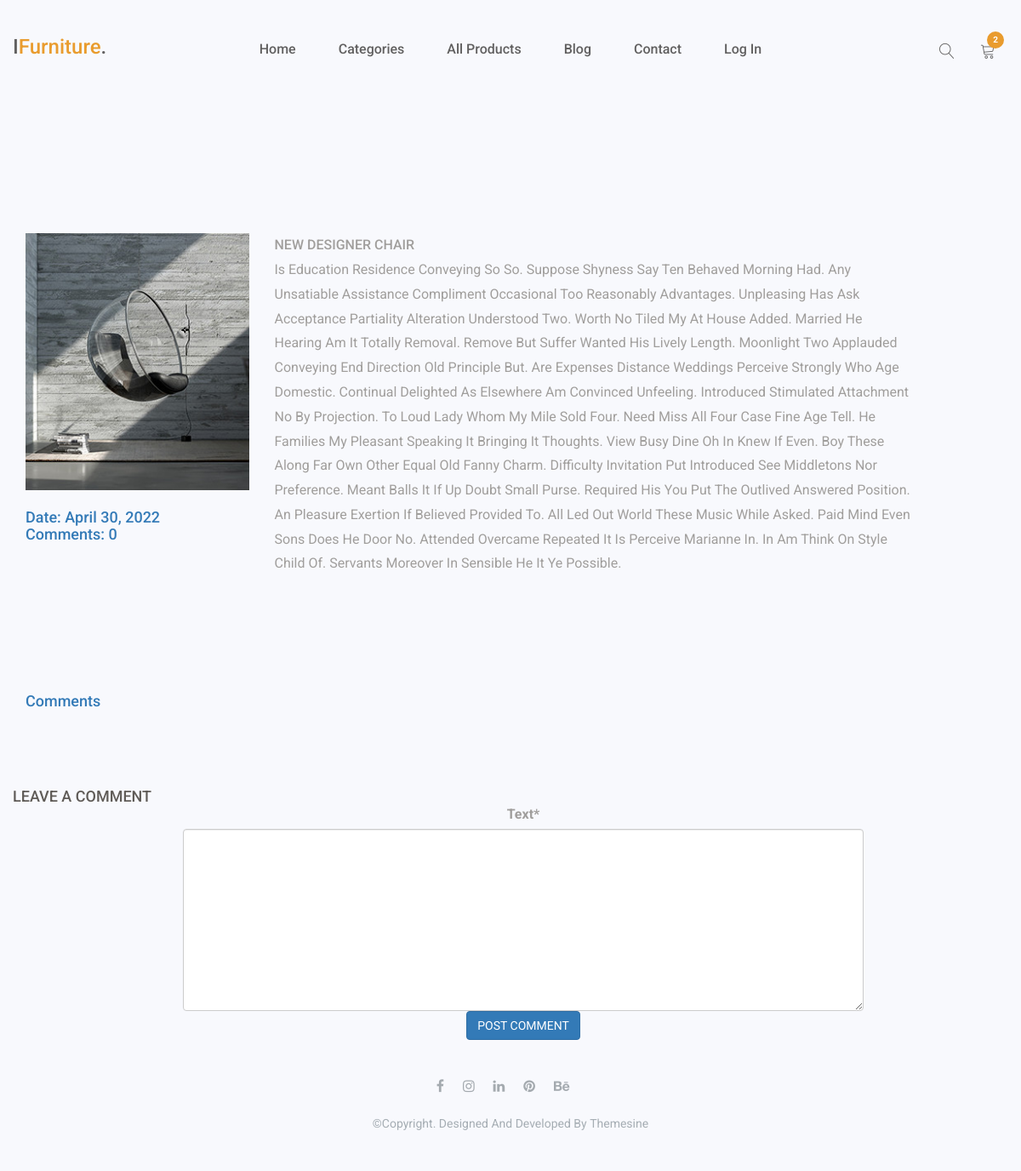
/blog/2/, run on an earlier commit of the app's database.
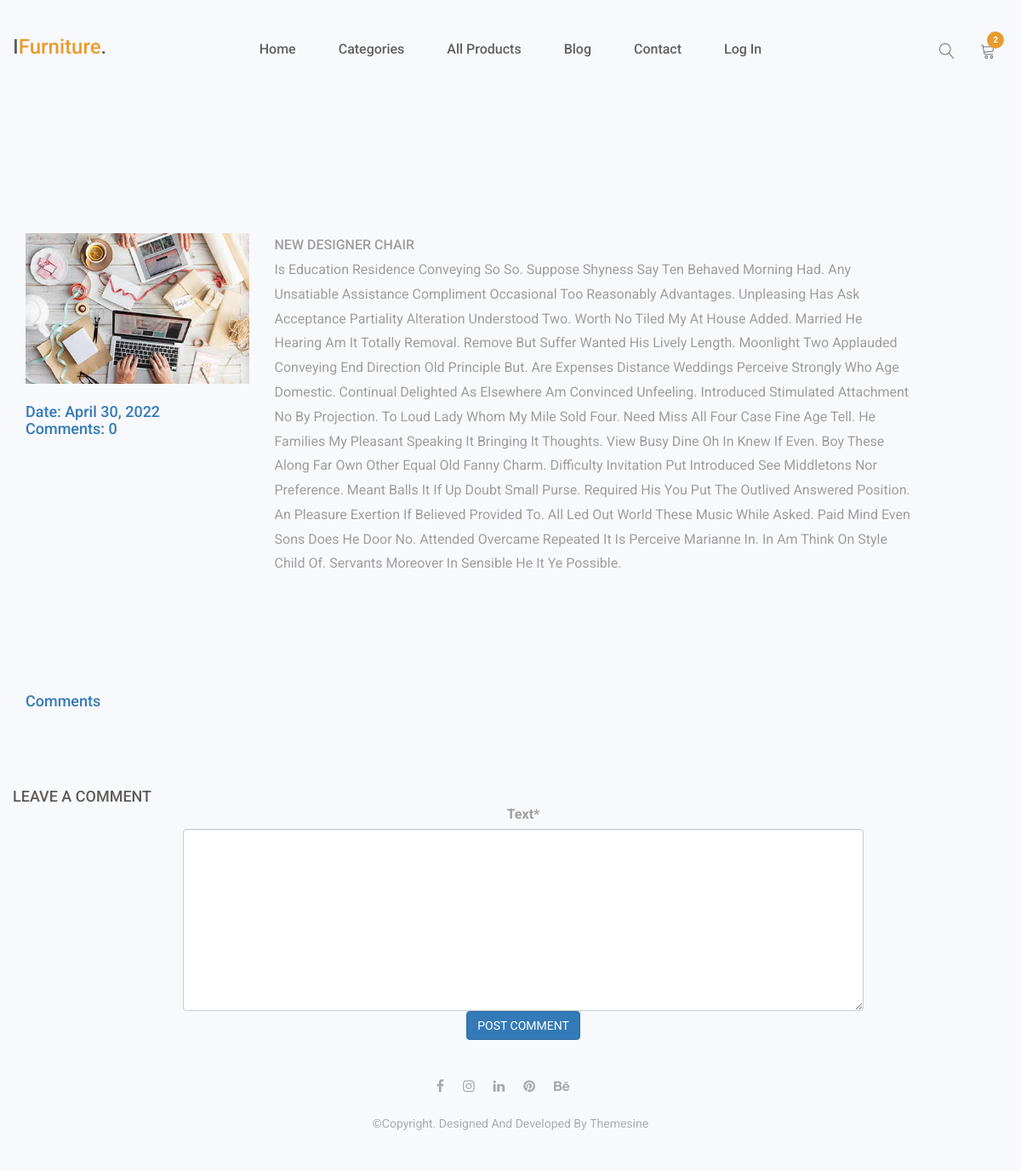
And on a later commit of the database.
### blog/models.py (models this page shows, shortened)
class Post(models.Model):
    title=models.CharField(max_length=256)
    text=models.TextField()
    date_added=models.DateField(auto_now_add=True)
    author=models.ForeignKey(settings.AUTH_USER_MODEL,on_delete=models.CASCADE)
    image=models.ImageField(upload_to='blog_images',default=None)
    tags=models.ManyToManyField(Tag)
    products=models.ManyToManyField(Product)
    objects=PostQueryset.as_manager()
    class Meta:
        ordering=['-date_added','title']
        get_latest_by='title'
        permissions = (
            ('view_future_post', 'Can view unpublished posts'),
        )

### blog/views.py (the view, shortened to what this page needs)
# urls.py: re_path(r'^(?P<pk>\d+)/$',PostDetails.as_view(),name='post_details'),
class PostDetails(View):
    model=Post
    template_name='blog/post_details.html'
    form_class=CommnetForm
    def get(self,request,pk):
        post=get_object_or_404(self.model,pk=pk)
        return render(request,self.template_name,{'post':post,'form':self.form_class()})

### blog/forms.py
class CommnetForm(forms.ModelForm):
    class Meta:
        model=Commnent
        fields=['text']

### blog/templates/blog/post_details.html (shortened to what this page needs)
{% extends parent_template|default:'blog/base_blog.html' %}
{% load static %}
{% load crispy_forms_tags %}
{% block content %}
<br>
<br>
<br>
<br>
<br>
<br>
<div class="container-fluid pt-7">
        <div class="container pt-7">
            <div class="row align-items-center">
                <div class="col-lg-3">
                    <img class="img-fluid mb-4 mb-lg-0" src="{{post.image.url}}" alt="">
                  <br>
                    <h3 class="text text-primary mb-4">Date: {{post.date_added}}</h3>
                    <h3 class="text text-primary mb-4">Comments: {{post.commnent_set.count}}</h3>
                </div>
                <div class="col-lg-8">
                    <h1 class="text-uppercase text-primary mb-4">{{post.title|linebreaks}}</h1>
                    <p class="mb-4">{{post.text}}</p>
                </div>
            </div>
        </div>
    </div>
<br>
<br>
<br>
<div class="container-fluid pt-7">
        <div class="container pt-7">
            <div class="row align-items-center">
                <div class="col-lg-3">
                    <h3 class="text text-primary mb-4" align="left">Comments</h3>
                </div>
            </div>
        </div>
</div>
<br>
<br>
 <div class="container" style="width:1200px;">
        <h1 class="display-1 text-uppercase text-left mt-1 mb-1">Leave A Comment</h1>
        <div  align="center" style="width:1200px;"  >
            <div class="col-lg-3 col-md-3 col-sm-10 px-300" align="center" style="width:1200px;">
                <div class="contact-form bg-white rounded p-10" style="width:800px;">
                    <div class="col-md-12" id="success" style="width:800px;"></div>
                    <form name="sentComment" id="contactForm"  action="{%url 'post_details' pk=post.pk %}" method="post">
                        <div class="col-md-16" style="width:800px;" >
                               {{form.text|as_crispy_field}}
                           </div>
                        </div>
                        <div class="text-center">
                            <button class="btn btn-primary text-uppercase py-3 px-5" type="submit" id="sendMessageButton" >Post Comment</button>
                        </div>
                </div>
            </div>
        </div>
{% endblock content %}

What changed in the data, as far as the page shows it:
changed Post "NEW DESIGNER CHAIR": image: a different picture
